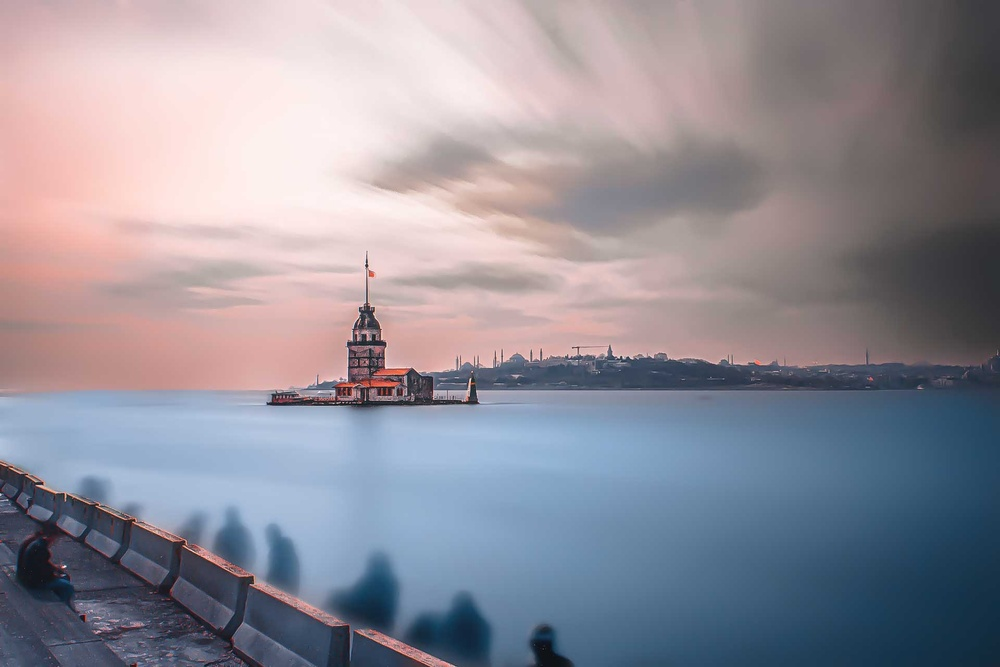
#> input picture hafta3/test2.jpg, 1000 x 667 px, shrunk from 1920 x 1280 before the run
$ jupyter execute Untitled.ipynb
#> lines starting #> are read from the running program, lines starting #| are printed output that depends on the picture; after the words box and inside, x2 and y2 are one past the last pixel; in counts of white or black regions, pixels touching at a corner belong together
[cell 1]
import numpy as np
import cv2 as cv
from matplotlib import pyplot as plt
img = cv.imread('test2.jpg',0)
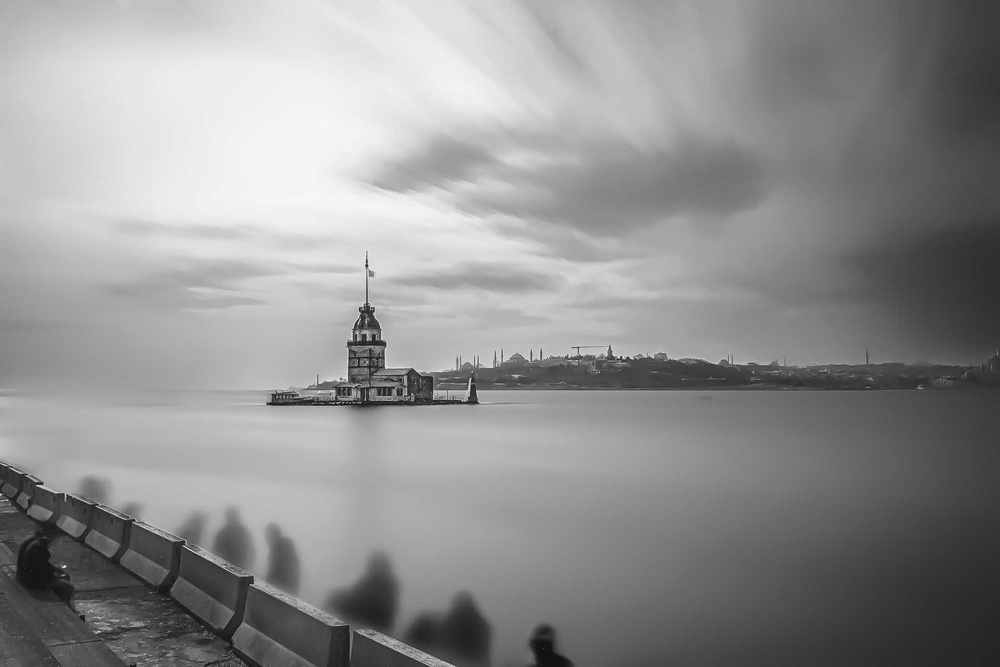
#> img: shape (667, 1000); min 9, max 247, mean 145.3
hist,bins = np.histogram(img.flatten(),256,[0,256])
#> hist = 256 values, max 9085 at index 186, min 0 at index 0, mean 2605.5; bins = 257 values from 0 to 256
cdf = hist.cumsum()
#> cdf = 256 values from 0 to 667000
cdf_normalized = cdf * float(hist.max()) / cdf.max()
#> cdf_normalized = 256 values from 0 to 9085
plt.plot(cdf_normalized, color = 'b')
plt.hist(img.flatten(),256,[0,256], color = 'r')
plt.xlim([0,256])
plt.legend(('cdf','histogram'), loc = 'upper left')
plt.show()
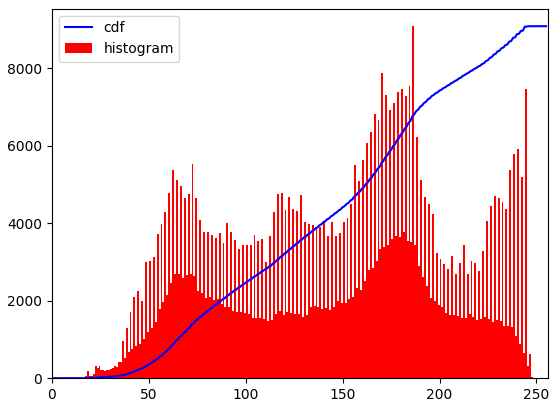
#> figure drawn by matplotlib, 1 panel; tallest bar 9085 high, from x = 186 to 187; curve peaks at x = 247, y = 9085

[cell 2]
img = cv.imread('akciger.png',0)
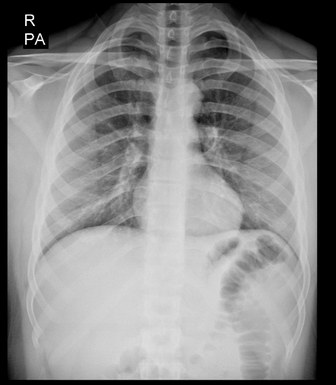
#> input picture hafta3/akciger.png, 336 x 385 px, shrunk from 645 x 740 before the run
#> img is the input picture: shape (385, 336); min 0, max 255, mean 137.1
equ = cv.equalizeHist(img)
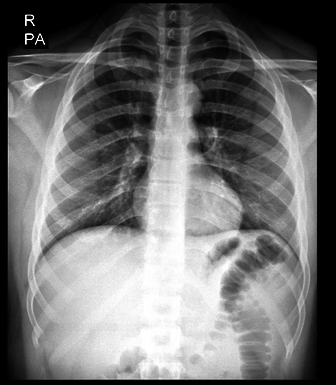
#> equ: shape (385, 336); min 0, max 255, mean 112.9
res = np.hstack((img,equ))
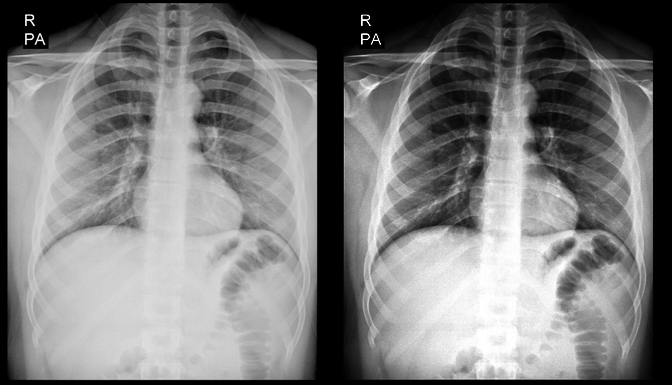
#> res: shape (385, 672); min 0, max 255, mean 125
cv.imwrite('res.png',res)
out = cv.imread('res.png')
#> out: shape (385, 672, 3); min 0, max 255, mean 125
plt.imshow(out)
plt.show()

[cell 3]
#üzerinde metin olan resmin yazılarını netleştirme

import cv2
import matplotlib.pyplot as plt


img = cv2.imread('akciger.png')
gray = cv2.cvtColor(img, cv2.COLOR_BGR2GRAY)
blurred = cv2.GaussianBlur(gray, (7, 7), 0)


mask = cv2.adaptiveThreshold(blurred,
                              255,
                              cv2.ADAPTIVE_THRESH_GAUSSIAN_C,
                              cv2.THRESH_BINARY,
                              31,
                              10)
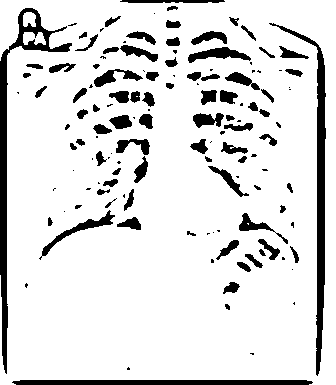
#> mask: shape (385, 336); 87.1% white; 134 black regions (52 under 20 px), largest, box (x1, y1, x2, y2) and area: (0, 8, 72, 374) 2977, (269, 23, 326, 376) 2558, (12, 380, 313, 385) 1478

fig, ax = plt.subplots(1, 2, figsize=(12, 5))
ax[0].imshow(cv2.cvtColor(img, cv2.COLOR_BGR2RGB))
ax[1].imshow(cv2.cvtColor(mask, cv2.COLOR_BGR2RGB))
plt.tight_layout()
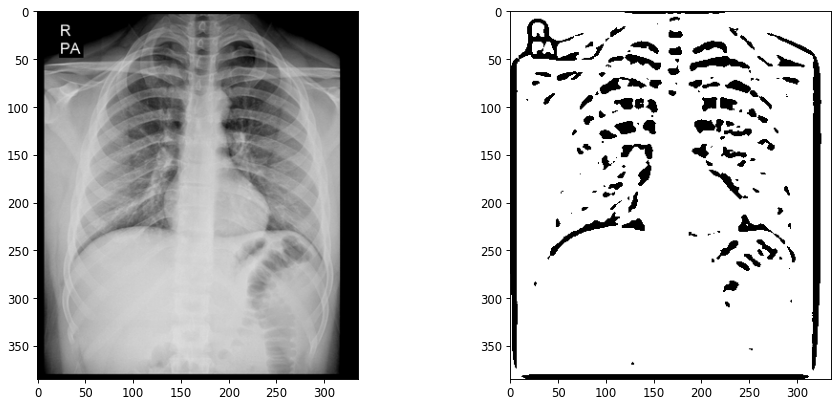
#> figure drawn by matplotlib, 2 panels
